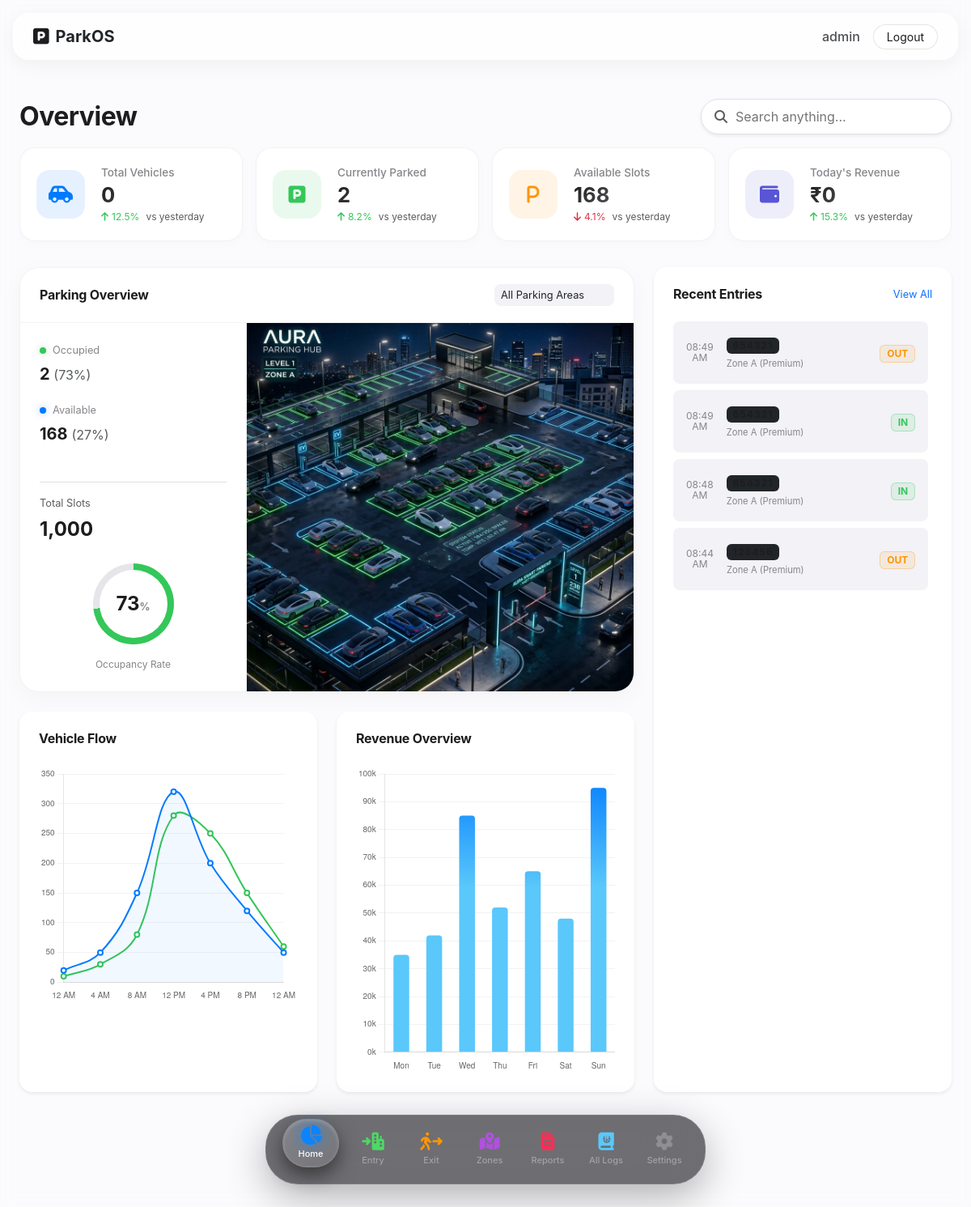
The page / (signed in) on the database as committed earlier.
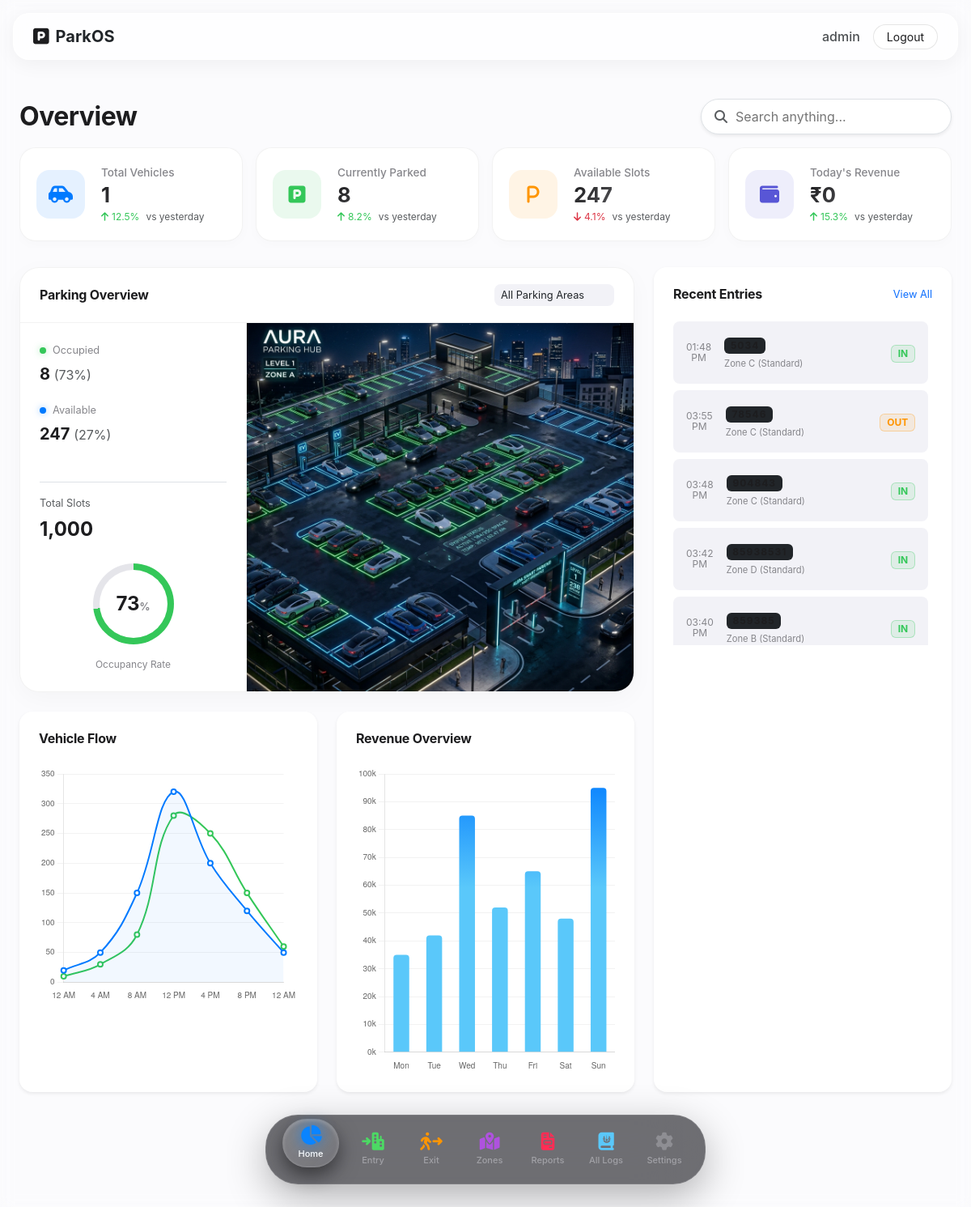
The same page on the database as committed later.
### parking/models.py (models this page shows, shortened)
class VehicleRecord(models.Model):
    STATUS_CHOICES = (
        ('ACTIVE', 'Active'),
        ('EXITED', 'Exited'),
    )
    ticket_number = models.CharField(max_length=50, unique=True)
    zone = models.ForeignKey(ParkingZone, on_delete=models.PROTECT)
    vehicle_number = models.CharField(max_length=20)
    vehicle_type = models.CharField(max_length=50)
    driver_name = models.CharField(max_length=100, blank=True)
    mobile = models.CharField(max_length=15, blank=True)
    notes = models.TextField(blank=True)
    entry_photo = models.ImageField(upload_to='entry_photos/', blank=True, null=True)
    entry_time = models.DateTimeField(default=timezone.now)
    entry_staff = models.ForeignKey(User, related_name='entries_managed', on_delete=models.SET_NULL, null=True)
    exit_time = models.DateTimeField(blank=True, null=True)
    exit_staff = models.ForeignKey(User, related_name='exits_managed', on_delete=models.SET_NULL, null=True, blank=True)
    status = models.CharField(max_length=20, choices=STATUS_CHOICES, default='ACTIVE')
    duration_hours = models.DecimalField(max_digits=6, decimal_places=2, default=0)
    total_charges = models.DecimalField(max_digits=10, decimal_places=2, default=0)

class ParkingZone(models.Model):
    name = models.CharField(max_length=100)
    code = models.CharField(max_length=20, unique=True)
    capacity = models.PositiveIntegerField(default=50)
    vehicle_types = models.CharField(max_length=200, help_text="Comma separated types, e.g. Car,Bike,Truck")
    base_hourly_price = models.DecimalField(max_digits=10, decimal_places=2, help_text="Price for first base hours")
    additional_hour_after = models.PositiveIntegerField(default=1, help_text="Apply additional price after X hours")
    extra_hours_step = models.PositiveIntegerField(default=1, help_text="Charge applies per every X extra hours")
    additional_hour_price = models.DecimalField(max_digits=10, decimal_places=2)
    is_free = models.BooleanField(default=False, help_text="If checked, zone is 100% free")
    assigned_staff = models.ManyToManyField(User, limit_choices_to={'role': 'Staff'}, blank=True)
    is_active = models.BooleanField(default=True)
    created_at = models.DateTimeField(auto_now_add=True)
    updated_at = models.DateTimeField(auto_now=True)

### parking/views.py (the view)
# urls.py: path('', views.dashboard_view, name='dashboard'),
@login_required
def dashboard_view(request):
    today = timezone.localtime().date()
    active_vehicles = VehicleRecord.objects.filter(status='ACTIVE').count()
    total_entry = VehicleRecord.objects.filter(entry_time__date=today).count()
    revenue_agg = Payment.objects.filter(processed_at__date=today, status='COMPLETED').aggregate(total=Sum('final_amount'))
    revenue_today = revenue_agg['total'] if revenue_agg['total'] else 0.00
    recent_records = VehicleRecord.objects.all().order_by('-entry_time')[:10]
    total_capacity = sum([zone.capacity for zone in ParkingZone.objects.filter(is_active=True)])
    available_slots = max(0, total_capacity - active_vehicles)
    avg_dur_agg = VehicleRecord.objects.filter(status='EXITED').aggregate(avg=Avg('duration_hours'))
    avg_duration = avg_dur_agg['avg'] if avg_dur_agg['avg'] else 0.0
    context = {
        'active_vehicles': active_vehicles,
        'total_entry': total_entry,
        'revenue_today': revenue_today,
        'recent_records': recent_records,
        'available_slots': available_slots,
        'avg_duration': round(avg_duration, 1),
    }
    return render(request, 'dashboard/index.html', context)

### templates/dashboard/index.html (shortened to what the changed rows need)
{% extends 'base.html' %}
{% load static %}
{% block content %}
<div class="row align-items-center mb-3">
    <div class="col-6">
        <h2 class="mb-0 fw-bold" style="letter-spacing: -0.5px;">Overview</h2>
    </div>
</div>
<div class="dashboard-kpi-row">
    <div class="kpi-modern-card">
        <div class="kpi-detail">
            <div class="kpi-title">Total Vehicles</div>
            <div class="kpi-value">{{ total_entry }}</div>
            <div class="kpi-trend text-emerald">
                <i class="fa-solid fa-arrow-up"></i> 12.5% <span class="text-muted ms-1">vs yesterday</span>
            </div>
        </div>
    </div>
    <div class="kpi-modern-card">
        <div class="kpi-detail">
            <div class="kpi-title">Currently Parked</div>
            <div class="kpi-value">{{ active_vehicles }}</div>
            <div class="kpi-trend text-emerald">
                <i class="fa-solid fa-arrow-up"></i> 8.2% <span class="text-muted ms-1">vs yesterday</span>
            </div>
        </div>
    </div>
    <div class="kpi-modern-card">
        <div class="kpi-detail">
            <div class="kpi-title">Available Slots</div>
            <div class="kpi-value">{{ available_slots }}</div>
            <div class="kpi-trend text-danger">
                <i class="fa-solid fa-arrow-down"></i> 4.1% <span class="text-muted ms-1">vs yesterday</span>
            </div>
        </div>
    </div>
</div>
<div class="row g-4 mb-4">
    <div class="col-12 col-xl-8 d-flex flex-column gap-4">
        <div class="parking-overview-panel">
            <div class="parking-overview-body flex-column flex-md-row">
                <div class="parking-overview-stats">
                    <div class="stat-item">
                        <div class="stat-label"><span class="stat-dot b-green"></span> Occupied</div>
                        <span class="stat-val">{{ active_vehicles }} <span class="text-muted fs-6 fw-normal">(73%)</span></span>
                    </div>
                    <div class="stat-item">
                        <div class="stat-label"><span class="stat-dot b-blue"></span> Available</div>
                        <span class="stat-val">{{ available_slots }} <span class="text-muted fs-6 fw-normal">(27%)</span></span>
                    </div>
                </div>
            </div>
        </div>
    </div>
    <div class="col-12 col-xl-4 d-flex flex-column gap-4">
        <div class="glass-card bg-white p-4 h-100 shadow-sm border-0 rounded-4 d-flex flex-column">
            <div class="recent-entries-list flex-grow-1 overflow-auto" style="max-height: 400px; padding-right: 5px;">
                {% for record in recent_records %}
                <div class="d-flex align-items-center justify-content-between p-3 rounded-3 mb-2" style="background: #F2F2F7;">
                    <div class="d-flex align-items-center gap-3">
                        <div style="font-size: 0.75rem; color: #86868B; text-align: center; line-height: 1.1;">
                            {{ record.entry_time|date:"h:i" }}<br>{{ record.entry_time|date:"A" }}
                        </div>
                        <div>
                            <span class="badge bg-dark text-white mb-1" style="font-size: 0.75rem; letter-spacing: 1px;">{{ record.vehicle_number }}</span>
                            <div style="font-size: 0.7rem; color: #86868B;">{{ record.zone.name }}</div>
                        </div>
                    </div>
                    <div>
                        {% if record.status == 'ACTIVE' %}
                            <span class="badge" style="background: rgba(52,199,89,0.1); color: #34C759; border: 1px solid rgba(52,199,89,0.3);">IN</span>
                        {% else %}
                            <span class="badge" style="background: rgba(255,149,0,0.1); color: #FF9500; border: 1px solid rgba(255,149,0,0.3);">OUT</span>
                        {% endif %}
                    </div>
                </div>
                {% empty %}
                <p class="text-muted text-center py-4">No recent entries</p>
                {% endfor %}
            </div>
        </div>
    </div>
</div>
{% endblock %}

Rows that differ between the two databases and show on the page:
no longer on this page (row unchanged): VehicleRecord: entry_time "08:49", entry_time "AM", zone.name "Zone A (Premium)", status "OUT"
no longer on this page (row unchanged): VehicleRecord: entry_time "08:49", entry_time "AM", zone.name "Zone A (Premium)", status "IN"
no longer on this page (row unchanged): VehicleRecord: entry_time "08:48", entry_time "AM", zone.name "Zone A (Premium)", status "IN"
no longer on this page (row unchanged): VehicleRecord: entry_time "08:44", entry_time "AM", zone.name "Zone A (Premium)", status "OUT"
added VehicleRecord: entry_time "01:48", entry_time "PM", zone.name "Zone C (Standard)", status "IN"
added VehicleRecord: entry_time "03:55", entry_time "PM", zone.name "Zone C (Standard)", status "OUT"
added VehicleRecord: entry_time "03:48", entry_time "PM", zone.name "Zone C (Standard)", status "IN"
added VehicleRecord: entry_time "03:42", entry_time "PM", zone.name "Zone D (Standard)", status "IN"
added VehicleRecord: entry_time "03:40", entry_time "PM", zone.name "Zone B (Standard)", status "IN"
Other text that changed with them:
{{ total_entry }}: "0" → "1"
{{ active_vehicles }}: "2" → "8"
{{ available_slots }}: "168" → "247"
